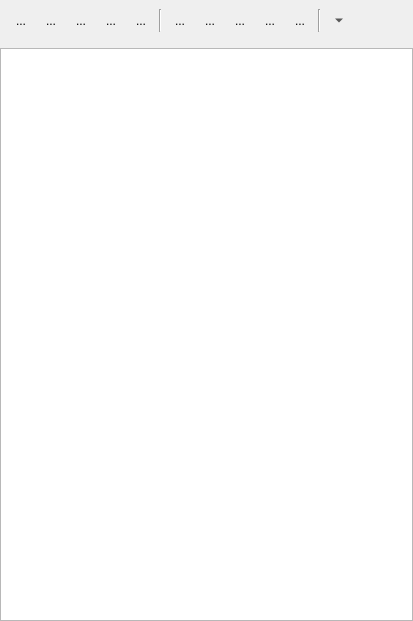
<?xml version="1.0" encoding="UTF-8"?>
<ui version="4.0">
 <class>NaviLiveLogsScopes</class>
 <widget class="QWidget" name="NaviLiveLogsScopes">
  <property name="geometry">
   <rect>
    <x>0</x>
    <y>0</y>
    <width>413</width>
    <height>621</height>
   </rect>
  </property>
  <property name="sizePolicy">
   <sizepolicy hsizetype="Expanding" vsizetype="Expanding">
    <horstretch>0</horstretch>
    <verstretch>0</verstretch>
   </sizepolicy>
  </property>
  <property name="windowTitle">
   <string>Form</string>
  </property>
  <layout class="QHBoxLayout" name="horizontalLayout_2">
   <property name="spacing">
    <number>0</number>
   </property>
   <property name="leftMargin">
    <number>0</number>
   </property>
   <property name="topMargin">
    <number>0</number>
   </property>
   <property name="rightMargin">
    <number>0</number>
   </property>
   <property name="bottomMargin">
    <number>0</number>
   </property>
   <item>
    <layout class="QVBoxLayout" name="verticalLayout">
     <property name="spacing">
      <number>7</number>
     </property>
     <item alignment="Qt::AlignmentFlag::AlignLeft">
      <widget class="QWidget" name="widget" native="true">
       <property name="sizePolicy">
        <sizepolicy hsizetype="Preferred" vsizetype="Preferred">
         <horstretch>0</horstretch>
         <verstretch>0</verstretch>
        </sizepolicy>
       </property>
       <property name="minimumSize">
        <size>
         <width>0</width>
         <height>0</height>
        </size>
       </property>
       <layout class="QHBoxLayout" name="horizontalLayout">
        <item>
         <widget class="QToolButton" name="toolCollapse">
          <property name="toolTip">
           <string>Connect to log collector</string>
          </property>
          <property name="statusTip">
           <string>Collapse or expand log scopes.</string>
          </property>
          <property name="text">
           <string>...</string>
          </property>
          <property name="icon">
           <iconset theme="list-remove"/>
          </property>
          <property name="checkable">
           <bool>true</bool>
          </property>
          <property name="checked">
           <bool>false</bool>
          </property>
          <property name="autoRaise">
           <bool>true</bool>
          </property>
         </widget>
        </item>
        <item>
         <widget class="QToolButton" name="toolConnect">
          <property name="toolTip">
           <string>Connect to log collector</string>
          </property>
          <property name="statusTip">
           <string>Connect or disconnect log collector service.</string>
          </property>
          <property name="text">
           <string>...</string>
          </property>
          <property name="icon">
           <iconset theme="network-offline"/>
          </property>
          <property name="checkable">
           <bool>true</bool>
          </property>
          <property name="checked">
           <bool>false</bool>
          </property>
          <property name="autoRaise">
           <bool>true</bool>
          </property>
         </widget>
        </item>
        <item>
         <widget class="QToolButton" name="toolSettings">
          <property name="toolTip">
           <string>Open selected file</string>
          </property>
          <property name="statusTip">
           <string>Change log collector service connection settings</string>
          </property>
          <property name="text">
           <string>...</string>
          </property>
          <property name="icon">
           <iconset theme="applications-development"/>
          </property>
          <property name="autoRaise">
           <bool>true</bool>
          </property>
         </widget>
        </item>
        <item>
         <widget class="QToolButton" name="toolSaveSettings">
          <property name="toolTip">
           <string>Open selected file</string>
          </property>
          <property name="statusTip">
           <string>Save log settings</string>
          </property>
          <property name="text">
           <string>...</string>
          </property>
          <property name="icon">
           <iconset theme="document-save-as"/>
          </property>
          <property name="autoRaise">
           <bool>true</bool>
          </property>
         </widget>
        </item>
        <item>
         <widget class="QToolButton" name="toolFind">
          <property name="toolTip">
           <string>Refresh file system view</string>
          </property>
          <property name="statusTip">
           <string>Find log message</string>
          </property>
          <property name="text">
           <string>...</string>
          </property>
          <property name="icon">
           <iconset theme="edit-find"/>
          </property>
          <property name="checkable">
           <bool>false</bool>
          </property>
          <property name="autoRaise">
           <bool>true</bool>
          </property>
         </widget>
        </item>
        <item>
         <widget class="Line" name="line_2">
          <property name="orientation">
           <enum>Qt::Orientation::Vertical</enum>
          </property>
         </widget>
        </item>
        <item>
         <widget class="QToolButton" name="toolError">
          <property name="toolTip">
           <string>Show or hide log error priority</string>
          </property>
          <property name="text">
           <string>...</string>
          </property>
          <property name="icon">
           <iconset resource="../../../res/lusan.qrc">
            <normaloff>:/icons/log-prio-error</normaloff>:/icons/log-prio-error</iconset>
          </property>
          <property name="checkable">
           <bool>true</bool>
          </property>
          <property name="autoRaise">
           <bool>true</bool>
          </property>
         </widget>
        </item>
        <item>
         <widget class="QToolButton" name="toolWarning">
          <property name="toolTip">
           <string>Show or hide log warning priority</string>
          </property>
          <property name="statusTip">
           <string>Show or hide log warning priority</string>
          </property>
          <property name="text">
           <string>...</string>
          </property>
          <property name="icon">
           <iconset resource="../../../res/lusan.qrc">
            <normaloff>:/icons/log-prio-warning</normaloff>:/icons/log-prio-warning</iconset>
          </property>
          <property name="checkable">
           <bool>true</bool>
          </property>
          <property name="autoRaise">
           <bool>true</bool>
          </property>
         </widget>
        </item>
        <item>
         <widget class="QToolButton" name="toolInformation">
          <property name="toolTip">
           <string>Show or hide log information priority</string>
          </property>
          <property name="statusTip">
           <string>Show or hide log information priority</string>
          </property>
          <property name="text">
           <string>...</string>
          </property>
          <property name="icon">
           <iconset resource="../../../res/lusan.qrc">
            <normaloff>:/icons/log-prio-info</normaloff>:/icons/log-prio-info</iconset>
          </property>
          <property name="checkable">
           <bool>true</bool>
          </property>
          <property name="autoRaise">
           <bool>true</bool>
          </property>
         </widget>
        </item>
        <item>
         <widget class="QToolButton" name="toolDebug">
          <property name="toolTip">
           <string>Delete selected file / folder</string>
          </property>
          <property name="statusTip">
           <string>Show or hide log debug priority</string>
          </property>
          <property name="text">
           <string>...</string>
          </property>
          <property name="icon">
           <iconset resource="../../../res/lusan.qrc">
            <normaloff>:/icons/log-prio-debug</normaloff>:/icons/log-prio-debug</iconset>
          </property>
          <property name="checkable">
           <bool>true</bool>
          </property>
          <property name="autoRaise">
           <bool>true</bool>
          </property>
         </widget>
        </item>
        <item>
         <widget class="QToolButton" name="toolScopes">
          <property name="toolTip">
           <string>Refresh file system view</string>
          </property>
          <property name="statusTip">
           <string>Show or hide log scopes</string>
          </property>
          <property name="text">
           <string>...</string>
          </property>
          <property name="icon">
           <iconset resource="../../../res/lusan.qrc">
            <normaloff>:/icons/log-prio-scope</normaloff>:/icons/log-prio-scope</iconset>
          </property>
          <property name="checkable">
           <bool>true</bool>
          </property>
          <property name="autoRaise">
           <bool>true</bool>
          </property>
         </widget>
        </item>
        <item>
         <widget class="Line" name="line">
          <property name="orientation">
           <enum>Qt::Orientation::Vertical</enum>
          </property>
         </widget>
        </item>
        <item>
         <widget class="QToolButton" name="toolMoveBottom">
          <property name="toolTip">
           <string>Move at bottom of logs</string>
          </property>
          <property name="whatsThis">
           <string>Click to move to bottom of the logs</string>
          </property>
          <property name="text">
           <string notr="true">...</string>
          </property>
          <property name="icon">
           <iconset theme="emblem-downloads"/>
          </property>
          <property name="shortcut">
           <string notr="true"/>
          </property>
          <property name="autoRaise">
           <bool>true</bool>
          </property>
          <property name="arrowType">
           <enum>Qt::ArrowType::DownArrow</enum>
          </property>
         </widget>
        </item>
       </layout>
      </widget>
     </item>
     <item>
      <widget class="QTreeView" name="treeView">
       <property name="autoFillBackground">
        <bool>false</bool>
       </property>
       <property name="sizeAdjustPolicy">
        <enum>QAbstractScrollArea::SizeAdjustPolicy::AdjustToContents</enum>
       </property>
       <property name="editTriggers">
        <set>QAbstractItemView::EditTrigger::EditKeyPressed</set>
       </property>
       <property name="showDropIndicator" stdset="0">
        <bool>false</bool>
       </property>
       <property name="alternatingRowColors">
        <bool>false</bool>
       </property>
       <property name="iconSize">
        <size>
         <width>10</width>
         <height>10</height>
        </size>
       </property>
       <property name="rootIsDecorated">
        <bool>false</bool>
       </property>
       <attribute name="headerVisible">
        <bool>false</bool>
       </attribute>
      </widget>
     </item>
    </layout>
   </item>
  </layout>
 </widget>
 <resources>
  <include location="../../../res/lusan.qrc"/>
 </resources>
 <connections/>
</ui>
